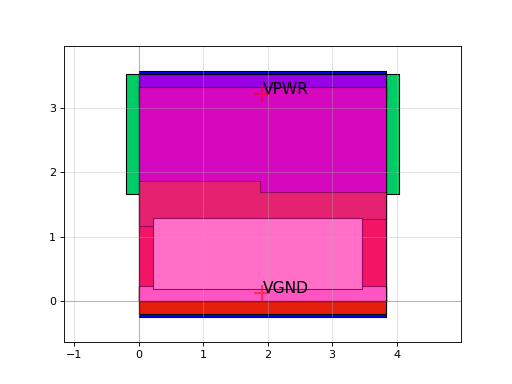

Write Python code to recreate this figure.
import sky130

c = sky130.components.sky130_fd_sc_hs__dlygate4sd3_1()
c.plot()
